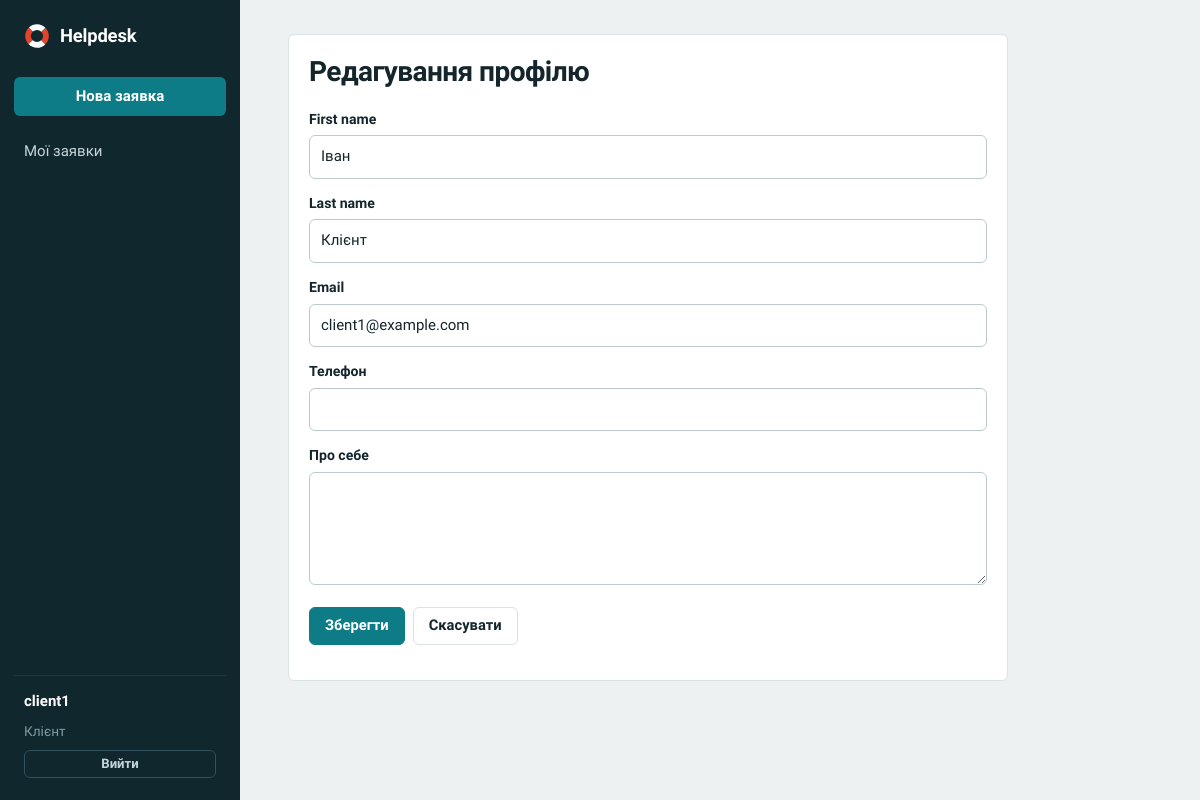
Page /accounts/profile/edit/ (signed in) on the committed database.
### accounts/models.py (models this page shows, shortened)
class User(AbstractUser):
    class Role(models.TextChoices):
        CLIENT = "client", "Клієнт"
        AGENT = "agent", "Агент"
        MANAGER = "manager", "Менеджер"
    role = models.CharField("Роль", max_length=10, choices=Role.choices, default=Role.CLIENT)
    phone = models.CharField("Телефон", max_length=30, blank=True)
    bio = models.TextField("Про себе", blank=True)
    @property
    def is_client(self):
        return self.role == self.Role.CLIENT
    @property
    def is_manager(self):
        return self.role == self.Role.MANAGER

### accounts/views.py (the view)
# urls.py: path("profile/edit/", views.profile_edit, name="profile_edit"),
@login_required
def profile_edit(request):
    form = ProfileForm(request.POST or None, instance=request.user)
    if request.method == "POST" and form.is_valid():
        form.save()
        messages.success(request, "Профіль оновлено.")
        return redirect("profile")
    return render(request, "accounts/profile_edit.html", {"form": form})

### accounts/forms.py
class ProfileForm(forms.ModelForm):
    email = forms.EmailField(label="Email", required=True)
    class Meta:
        model = User
        fields = ("first_name", "last_name", "email", "phone", "bio")
        widgets = {"bio": forms.Textarea(attrs={"rows": 4})}

### templates/accounts/profile_edit.html (shortened to what this page needs)
{% extends "base.html" %}
{% block content %}
<div class="card form-wide">
  <h1>Редагування профілю</h1>
  <form method="post">{% csrf_token %}
    {% include "_fields.html" %}
    <p class="actions"><button class="btn">Зберегти</button><a class="btn secondary" href="{% url 'profile' %}">Скасувати</a></p>
  </form>
</div>
{% endblock %}

### templates/base.html (shortened to what this page needs)
{% load static %}<!doctype html>
<html lang="uk">
<head>
  <link rel="stylesheet" href="{% static 'style.css' %}">
</head>
<body>
{% with url_name=request.resolver_match.url_name %}
{% if user.is_authenticated %}
<div class="shell">
  <aside class="side">
    <a class="brand" href="{% url 'ticket_list' %}">{% include "_logo.html" %}Helpdesk</a>
    <nav>
      <a class="new" href="{% url 'ticket_create' %}">Нова заявка</a>
      <a href="{% url 'ticket_list' %}" class="{% if url_name == 'ticket_list' or url_name == 'ticket_detail' %}on{% endif %}">{% if user.is_client %}Мої заявки{% else %}Заявки{% endif %}</a>
    </nav>
    <div class="me">
      <a href="{% url 'profile' %}">{{ user.username }}</a>
      <span class="role">{{ user.get_role_display }}</span>
      <form method="post" action="{% url 'logout' %}">{% csrf_token %}<button class="btn secondary sm">Вийти</button></form>
    </div>
  </aside>
  <main><div class="page">
{% endif %}
    {% block content %}{% endblock %}
{% if user.is_authenticated %}
  </div></main>
</div>
{% else %}
    </div>
    <div style="margin-bottom:auto"></div>
  </section>
</div>
{% endif %}
{% endwith %}
</body>
</html>

### templates/_fields.html (shortened to what this page needs)
{% for field in form %}
<div class="field">
  <label for="{{ field.id_for_label }}">{{ field.label }}</label>
  {{ field }}
</div>
{% endfor %}

### static/style.css (style rules this page uses)
:root { --bg:#edf1f2; --surface:#fff; --ink:#14262c; --muted:#5d7178; --line:#d9e2e4; --line-soft:#e8eef0; --sea:#10272e; --sea-2:#183741; --sea-ink:#c5d6da; --sea-mute:#7f9aa1; --accent:#0d7c86; --accent-d:#0a626a; --accent-soft:#dff1f2; --signal:#e0452b; --bad:#c43a24; --radius:6px; --font:"Onest",system-ui,-apple-system,"Segoe UI",Roboto,sans-serif; --s-new:#2f6fd0; --s-new-bg:#e1ecfb; --s-new-ink:#1c4a94; --s-work:#d99a14; --s-work-bg:#fbefcf; --s-work-ink:#7a5208; --s-wait:#8a5bd0; --s-wait-bg:#eee6fa; --s-wait-ink:#573391; --s-done:#2c9a62; --s-done-bg:#dcf3e6; --s-done-ink:#1b6740; --s-closed:#8b9aa0; --s-closed-bg:#e6ebed; --s-closed-ink:#475a61; --s-rej:#c43a24; --s-rej-bg:#fbe3de; --s-rej-ink:#8a2616; }
* { box-sizing:border-box }
html { -webkit-text-size-adjust:100% }
body { margin:0;font-family:var(--font);font-size:15px;line-height:1.55;background:var(--bg);color:var(--ink) }
a { color:var(--accent-d);text-decoration:none }
.shell { display:grid;grid-template-columns:240px minmax(0,1fr);min-height:100vh }
.side { background:var(--sea);color:var(--sea-ink);display:flex;flex-direction:column;padding:22px 14px;position:sticky;top:0;height:100vh }
.brand { display:flex;align-items:center;gap:10px;color:#fff;font-weight:700;font-size:1.15rem;letter-spacing:-.01em;padding:0 10px 22px }
.side nav { display:flex;flex-direction:column;gap:2px }
.side nav a { color:var(--sea-ink);padding:8px 10px;border-radius:var(--radius);display:block }
.side .new { margin:4px 0 14px;background:var(--accent);color:#fff;font-weight:600;text-align:center }
.side .me { margin-top:auto;border-top:1px solid var(--sea-2);padding:14px 10px 0;display:flex;flex-direction:column;gap:8px }
.side .me a { color:#fff;font-weight:600 }
.side .me .role { color:var(--sea-mute);font-size:.85rem }
.side .me .btn { background:transparent;border:1px solid #31515c;color:var(--sea-ink);width:100% }
.side form { margin:0 }
main { padding:34px clamp(18px,4vw,48px) 70px;min-width:0 }
.page { max-width:1080px }
h1 { margin:0 0 20px;font-size:1.75rem;line-height:1.2;letter-spacing:-.02em;font-weight:700 }
.card { background:var(--surface);border:1px solid var(--line);border-radius:var(--radius);padding:20px;margin-bottom:16px }
.card>h1:first-child { margin-top:0 }
.btn { display:inline-block;border:1px solid var(--accent);border-radius:var(--radius);padding:8px 15px;font:inherit;font-weight:600;font-size:.92rem;cursor:pointer;background:var(--accent);color:#fff;line-height:1.35;text-align:center }
.btn.secondary { background:var(--surface);color:var(--ink);border-color:var(--line) }
.btn.sm { padding:4px 10px;font-size:.82rem }
.actions { display:flex;gap:8px;flex-wrap:wrap;align-items:center }
label { display:block;font-weight:600;margin:14px 0 5px;font-size:.88rem }
input,select,textarea { width:100%;padding:9px 11px;border:1px solid #bccace;border-radius:var(--radius);font:inherit;background:#fff;color:var(--ink) }
textarea { min-height:110px;resize:vertical }
.form-wide { max-width:720px }
@media (prefers-reduced-motion:no-preference) { .btn,.side nav a { transition:background-color .15s,border-color .15s } }

### rows in the picture
User: username "client1", role "Клієнт", form "Іван" "Клієнт" "client1@example.com"

### other values in the picture
{{ field.label }} "First name" "Last name" "Email" "Телефон" "Про себе"
